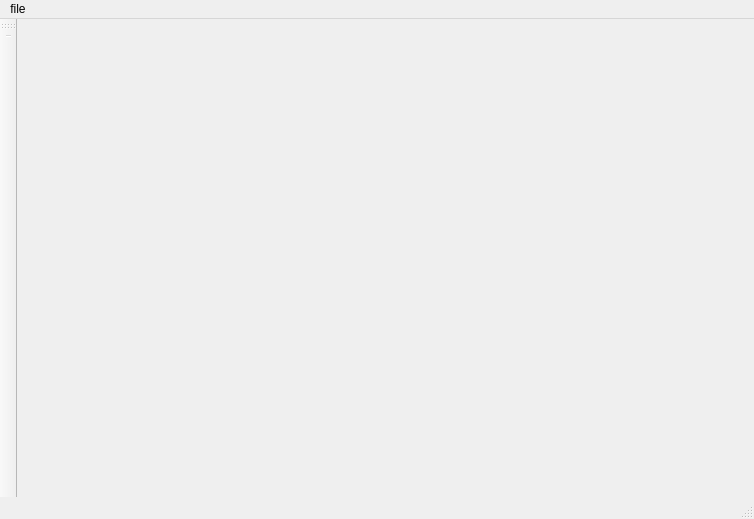
<?xml version="1.0" encoding="UTF-8"?>
<ui version="4.0">
 <class>Notepad</class>
 <widget class="QMainWindow" name="Notepad">
  <property name="geometry">
   <rect>
    <x>0</x>
    <y>0</y>
    <width>754</width>
    <height>519</height>
   </rect>
  </property>
  <property name="windowTitle">
   <string>Notepad</string>
  </property>
  <widget class="QWidget" name="centralWidget">
   <layout class="QHBoxLayout" name="horizontalLayout"/>
  </widget>
  <widget class="QToolBar" name="mainToolBar">
   <attribute name="toolBarArea">
    <enum>LeftToolBarArea</enum>
   </attribute>
   <attribute name="toolBarBreak">
    <bool>true</bool>
   </attribute>
   <addaction name="separator"/>
  </widget>
  <widget class="QStatusBar" name="statusBar"/>
  <widget class="QMenuBar" name="menuBar">
   <property name="geometry">
    <rect>
     <x>0</x>
     <y>0</y>
     <width>754</width>
     <height>22</height>
    </rect>
   </property>
   <widget class="QMenu" name="menufile">
    <property name="title">
     <string>file</string>
    </property>
    <addaction name="actionaction1"/>
   </widget>
   <addaction name="menufile"/>
  </widget>
  <action name="actionaction1">
   <property name="text">
    <string>action1</string>
   </property>
  </action>
 </widget>
 <layoutdefault spacing="6" margin="11"/>
 <resources/>
 <connections/>
</ui>
